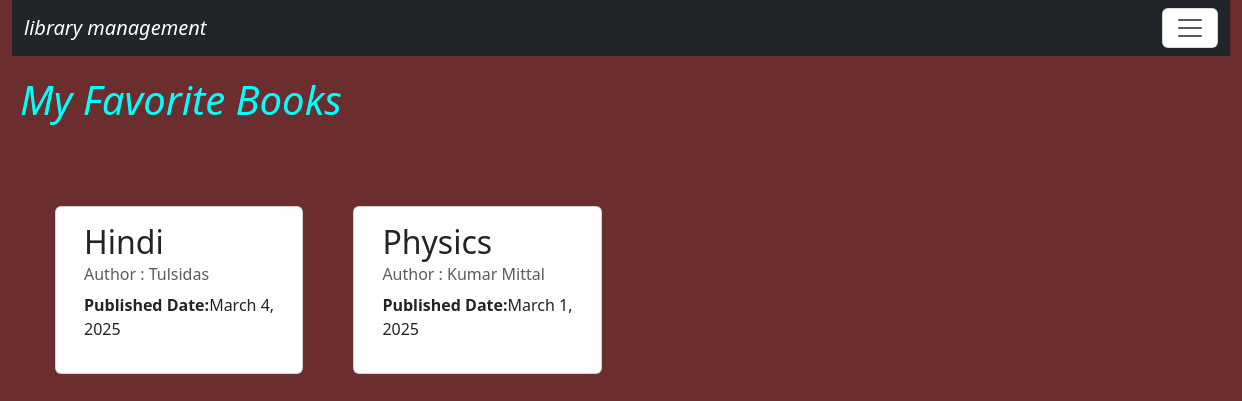
The page /my-favorites/ (signed in) on the database its author committed.
### library/models.py (models this page shows, shortened)
class Book(models.Model):
    book_name=models.CharField(max_length=200)
    authors=models.ManyToManyField(Author)
    publish_year=models.DateField(null=True, blank=True)
    book_cate=models.CharField(max_length=200,null=True, blank=True)
    book_rating=models.FloatField(validators=[MinValueValidator(0),MaxValueValidator(5)],default=0.0)
    total_copies = models.PositiveIntegerField(default=1)
    available_copies = models.PositiveIntegerField(default=1)

class Author(models.Model):
    author_name=models.CharField(max_length=70)
    def __str__(self):
        return self.author_name

### library/views.py (the view)
# urls.py: path('my-favorites/', views.favorite_books, name='favorite-books'),
def favorite_books(request):
    fav_books = Book.objects.filter(favourite_book__user=request.user)
    return render(request, 'favoirate.html', {'fav_books': fav_books})

### library/templates/favoirate.html
{% extends 'base.html' %}
{% block content %}
<h1 style="margin-top:20px; margin-left:20px; color:aqua;"><i>My Favorite Books</i></h1>
<div class="row row-cols-2  row-cols-md-5 g-4" style='margin-top:50px; margin-left:5px;'>
    {% for book in fav_books %}
    <div class="card" style="margin-left:50px;">
        <div class="card-body">
            <h2 class="card-title">{{book.book_name}}</h2>
                <h6 class="card-subtitle mb-2 text-muted">Author : {{book.authors.all|join:" , "}}</h6>
                <div class="row mb-3">
                    <div class="col-md-12">
                    <strong>Published Date:</strong>{{book.publish_year}}
                </div>
            </div>
        </div>
    </div>
    {% endfor %}
<div>
{% endblock %}

### library/static/css/style.css (style rules this page uses)
body { background-color:rgb(107, 45, 45); color:antiquewhite; }

### rows shown on the page
Book: book_name "Hindi", authors.all "Tulsidas", publish_year "March 4, 2025"
Book: book_name "Physics", authors.all "Kumar Mittal", publish_year "March 1, 2025"
